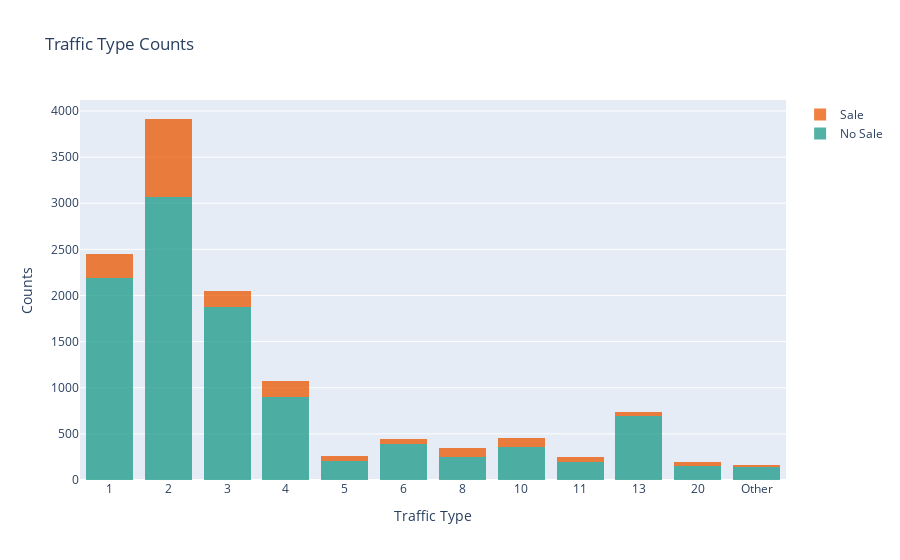

Here is the notebook cell this chart was saved with:
### Code cell
#Traffic Type
#this needs to happen anyways, moving it up to make the graph nicer
#code snippet below from stackoverflow
series = pd.value_counts(df['TrafficType'])
mask = (series/series.sum() * 100).lt(1)
# To replace df['column'] use np.where I.e 
df['TrafficType'] = np.where(df['TrafficType'].isin(series[mask].index),'Other',df['TrafficType'])

#enforce the order of the columns
tt = ['1', '2', '3', '4', '5', '6', '8', '10', '11', '13', '20', 'Other']
df['TrafficType'] = pd.Categorical(df['TrafficType'], categories=tt, ordered=True)

fig = go.Figure()
fig.add_trace(go.Histogram(x=df['TrafficType'].loc[df['Revenue'] == 0], 
                           name = 'No Sale',
                          marker_color = '#1A9988',
                          opacity = 0.75))
fig.add_trace(go.Histogram(x=df['TrafficType'].loc[df['Revenue'] == 1], 
                           name = 'Sale',
                          marker_color = '#EB5600',
                          opacity = 0.75))
#keeps the months in order
fig.update_xaxes(categoryorder = 'array', 
                 categoryarray=np.array(tt),
                 type = 'category')
fig.update_layout(barmode='stack', 
                  hovermode=False, 
                  title = 'Traffic Type Counts',
                 xaxis_title_text = 'Traffic Type',
                 yaxis_title_text = 'Counts')


fig.show()

### Figure 1 — Plotly figure (JSON) as saved in the notebook; plotly's stock layout.template omitted (floating-point values rounded to 4 significant figures; data arrays with more than 128 entries replaced by an {"elided": "..."} marker saying what was removed)
{"data": [{"marker": {"color": "#1A9988"}, "name": "No Sale", "opacity": 0.75, "type": "histogram", "x": {"elided": "10422 str values"}}, {"marker": {"color": "#EB5600"}, "name": "Sale", "opacity": 0.75, "type": "histogram", "x": {"elided": "1908 str values"}}], "layout": {"barmode": "stack", "hovermode": false, "title": {"text": "Traffic Type Counts"}, "xaxis": {"categoryarray": ["1", "2", "3", "4", "5", "6", "8", "10", "11", "13", "20", "Other"], "categoryorder": "array", "title": {"text": "Traffic Type"}, "type": "category"}, "yaxis": {"title": {"text": "Counts"}}}}
